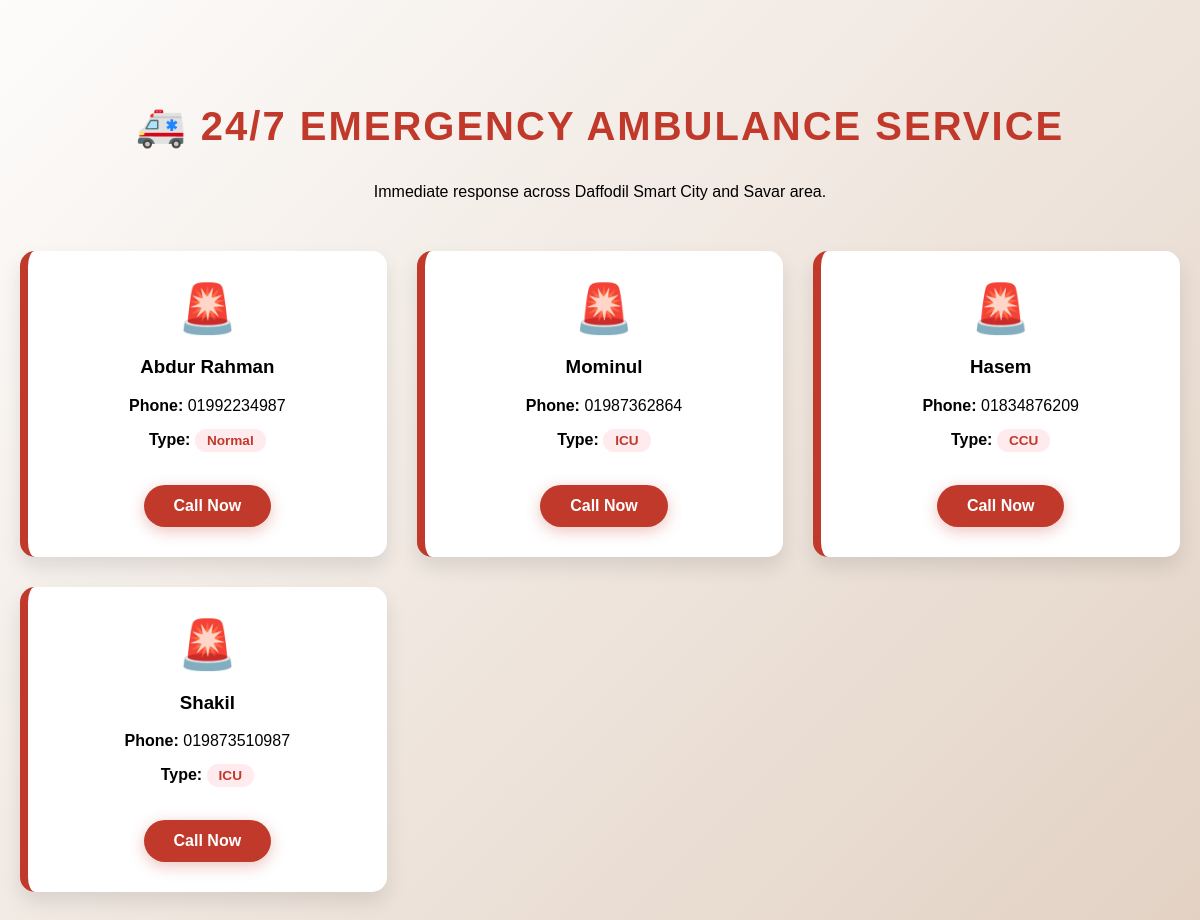
Page /ambulance.php on the committed database.
### tables this page shows
CREATE TABLE `ambulance` (
  `id` int(11) NOT NULL,
  `driver_name` varchar(100) DEFAULT NULL,
  `phone` varchar(20) DEFAULT NULL,
  `ambulance_type` varchar(50) DEFAULT NULL
);

### ambulance.php (the view, shortened to what this page needs)
<?php include('db_config.php'); ?>
<!DOCTYPE html>
<html lang="en">
<head>
    <link rel="stylesheet" href="style.css">
</head>
<body class="ambulance-body">
    <div class="ambulance-container">
        <div class="emergency-header">
            <h2 class="pulse-text">🚑 24/7 Emergency Ambulance Service</h2>
            <p>Immediate response across Daffodil Smart City and Savar area.</p>
        </div>
        <div class="ambulance-grid">
            <?php
            $query = "SELECT * FROM ambulance";
            $result = mysqli_query($conn, $query);
            $count = 0;
            while($row = mysqli_fetch_assoc($result)) {
                $count++;
                echo "<div class='ambulance-card' style='animation-delay: " . ($count * 0.2) . "s;'>
                        <div class='ambulance-icon'>🚨</div>
                        <h3>{$row['driver_name']}</h3>
                        <div class='info'>
                            <p><strong>Phone:</strong> {$row['phone']}</p>
                            <p><strong>Type:</strong> <span class='type-tag'>{$row['ambulance_type']}</span></p>
                        </div>
                        <a href='tel:{$row['phone']}' class='call-btn'>Call Now</a>
                      </div>";
            }
            ?>
        </div>
    </div>
</body>
</html>

### style.css (style rules this page uses)
body { font-family: 'Segoe UI', sans-serif; margin: 0; overflow-x: hidden; }
:root { --primary: #4e54c8; --secondary: #8f94fb; --accent: #ff7675; --glass: rgba(255, 255, 255, 0.9); --grad: linear-gradient(135deg, #4e54c8 0%, #8f94fb 100%); }
body { font-family: 'Poppins', sans-serif; margin: 0; background-color: #f0f3f7; overflow-x: hidden; }
.ambulance-body { background: linear-gradient(135deg, #fdfcfb 0%, #e2d1c3 100%); min-height: 100vh; padding: 50px 0; }
.ambulance-container { max-width: 1200px; margin: 0 auto; padding: 20px; }
.emergency-header { text-align: center; margin-bottom: 50px; }
.pulse-text { color: #c0392b; font-size: 2.5rem; text-transform: uppercase; letter-spacing: 2px; animation: pulseRed 2s infinite; }
.ambulance-grid { display: grid; grid-template-columns: repeat(auto-fit, minmax(300px, 1fr)); gap: 30px; }
.ambulance-card { background: white; border-radius: 15px; padding: 30px; text-align: center; border-left: 8px solid #c0392b; box-shadow: 0 10px 20px rgba(0,0,0,0.1); opacity: 0; transform: translateY(30px); animation: slideUpFade 0.6s forwards ease-out; transition: all 0.3s ease; }
.ambulance-icon { font-size: 3rem; margin-bottom: 15px; }
.type-tag { background: #ffebee; color: #c0392b; padding: 4px 12px; border-radius: 20px; font-size: 0.85rem; font-weight: bold; }
.call-btn { display: inline-block; background: #c0392b; color: white; padding: 12px 30px; text-decoration: none; border-radius: 50px; margin-top: 20px; font-weight: bold; transition: 0.3s; box-shadow: 0 4px 15px rgba(192, 57, 43, 0.3); }

### rows in the picture
ambulance: driver_name "Abdur Rahman", phone "01992234987", ambulance_type "Normal"
ambulance: driver_name "Mominul", phone "01987362864", ambulance_type "ICU"
ambulance: driver_name "Hasem", phone "01834876209", ambulance_type "CCU"
ambulance: driver_name "Shakil", phone "019873510987", ambulance_type "ICU"
